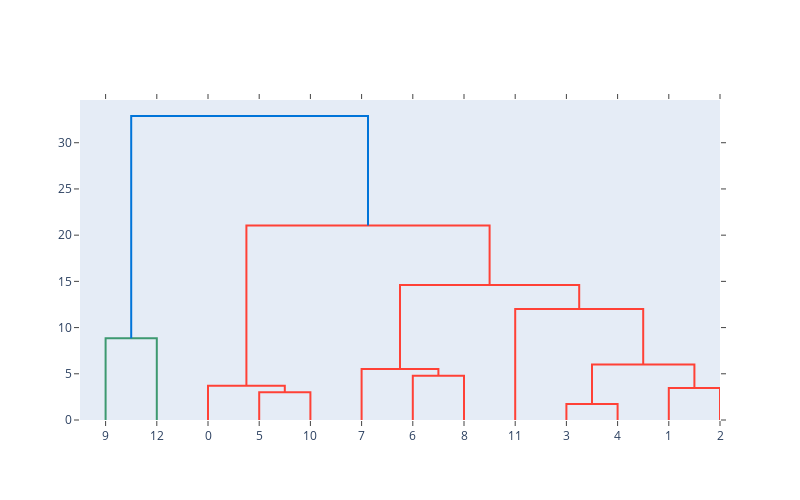

Notebook source saved alongside this figure:
### Code cell
fixed_route_2023 = make_hierarchal_clustering(
    data = fixed_route_data,
    num_cols = numerical_cols,
    cat_cols = ["mode_group"],
    cluster_num = 10
    
)

z_fixed_route = make_dendrogram_data(
    data = fixed_route_data,
    num_cols = numerical_cols,
    cat_cols = ["mode_group"]
)

display(fixed_route_2023.head())


fig_fixed_route = ff.create_dendrogram(z_fixed_route,)
fig_fixed_route.update_layout(width=800, height=500)
fig_fixed_route.show()


plt.figure(figsize=(10, 5))
dendrogram(z_fixed_route, labels=fixed_route_data["ntd_id"].tolist(), leaf_rotation=90)
plt.title("Dendrogram (Ward's Method)")
plt.xlabel("ntd_id")
plt.ylabel("Distance")
plt.tight_layout()
plt.show()


for i in fixed_route_2023["cluster_name"].unique():
    print(f"""
    \n How many unique agencies are in Cluster {i}: {fixed_route_2023[fixed_route_2023['cluster_name']==i]["source_agency"].nunique()}
    Cluster {i} sample:""")
    display(fixed_route_2023[fixed_route_2023["cluster_name"]==i].head())

### Figure 1 — Plotly figure (JSON) as saved in the notebook; plotly's stock layout.template omitted (floating-point values rounded to 4 significant figures)
{"data": [{"hoverinfo": "text", "marker": {"color": "rgb(61,153,112)"}, "mode": "lines", "type": "scatter", "x": [5, 5, 15, 15], "xaxis": "x", "y": [0, 8.837, 8.837, 0], "yaxis": "y"}, {"hoverinfo": "text", "marker": {"color": "rgb(255,65,54)"}, "mode": "lines", "type": "scatter", "x": [35, 35, 45, 45], "xaxis": "x", "y": [0, 2.995, 2.995, 0], "yaxis": "y"}, {"hoverinfo": "text", "marker": {"color": "rgb(255,65,54)"}, "mode": "lines", "type": "scatter", "x": [25, 25, 40, 40], "xaxis": "x", "y": [0, 3.707, 3.707, 2.995], "yaxis": "y"}, {"hoverinfo": "text", "marker": {"color": "rgb(255,65,54)"}, "mode": "lines", "type": "scatter", "x": [65, 65, 75, 75], "xaxis": "x", "y": [0, 4.792, 4.792, 0], "yaxis": "y"}, {"hoverinfo": "text", "marker": {"color": "rgb(255,65,54)"}, "mode": "lines", "type": "scatter", "x": [55, 55, 70, 70], "xaxis": "x", "y": [0, 5.513, 5.513, 4.792], "yaxis": "y"}, {"hoverinfo": "text", "marker": {"color": "rgb(255,65,54)"}, "mode": "lines", "type": "scatter", "x": [95, 95, 105, 105], "xaxis": "x", "y": [0, 1.732, 1.732, 0], "yaxis": "y"}, {"hoverinfo": "text", "marker": {"color": "rgb(255,65,54)"}, "mode": "lines", "type": "scatter", "x": [115, 115, 125, 125], "xaxis": "x", "y": [0, 3.464, 3.464, 0], "yaxis": "y"}, {"hoverinfo": "text", "marker": {"color": "rgb(255,65,54)"}, "mode": "lines", "type": "scatter", "x": [100, 100, 120, 120], "xaxis": "x", "y": [1.732, 6.0, 6.0, 3.464], "yaxis": "y"}, {"hoverinfo": "text", "marker": {"color": "rgb(255,65,54)"}, "mode": "lines", "type": "scatter", "x": [85, 85, 110, 110], "xaxis": "x", "y": [0, 12.01, 12.01, 6.0], "yaxis": "y"}, {"hoverinfo": "text", "marker": {"color": "rgb(255,65,54)"}, "mode": "lines", "type": "scatter", "x": [62.5, 62.5, 97.5, 97.5], "xaxis": "x", "y": [5.513, 14.62, 14.62, 12.01], "yaxis": "y"}, {"hoverinfo": "text", "marker": {"color": "rgb(255,65,54)"}, "mode": "lines", "type": "scatter", "x": [32.5, 32.5, 80, 80], "xaxis": "x", "y": [3.707, 21.06, 21.06, 14.62], "yaxis": "y"}, {"hoverinfo": "text", "marker": {"color": "rgb(0,116,217)"}, "mode": "lines", "type": "scatter", "x": [10, 10, 56.25, 56.25], "xaxis": "x", "y": [8.837, 32.89, 32.89, 21.06], "yaxis": "y"}], "layout": {"autosize": false, "height": 500, "hovermode": "closest", "showlegend": false, "width": 800, "xaxis": {"autorange": true, "mirror": "allticks", "range": [0, 125], "rangemode": "tozero", "showgrid": false, "showline": true, "showticklabels": true, "tickmode": "array", "ticks": "outside", "ticktext": ["9", "12", "0", "5", "10", "7", "6", "8", "11", "3", "4", "1", "2"], "tickvals": [5, 15, 25, 35, 45, 55, 65, 75, 85, 95, 105, 115, 125], "type": "linear", "zeroline": false}, "yaxis": {"autorange": true, "mirror": "allticks", "range": [0, 34.62], "rangemode": "tozero", "showgrid": false, "showline": true, "showticklabels": true, "ticks": "outside", "type": "linear", "zeroline": false}}}
